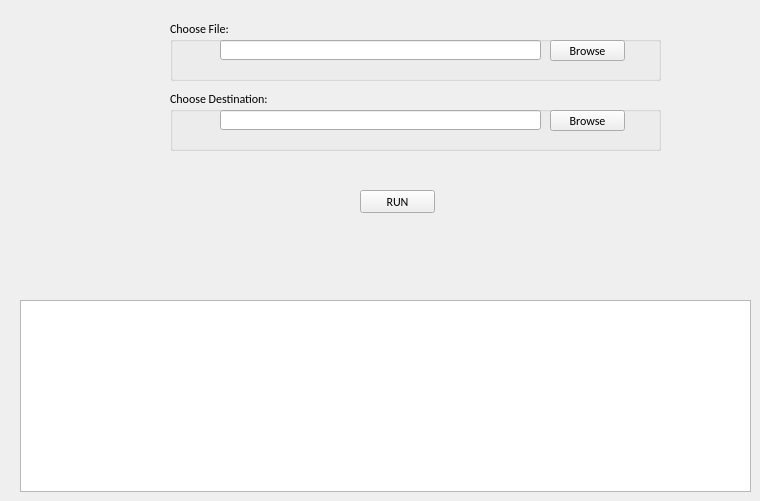
        <widget class="QWidget" name="tab_5">
         <attribute name="title">
          <string>mv</string>
         </attribute>
         <widget class="QPushButton" name="pushButton_load_file_mv">
          <property name="geometry">
           <rect>
            <x>550</x>
            <y>40</y>
            <width>75</width>
            <height>21</height>
           </rect>
          </property>
          <property name="font">
           <font>
            <family>Calibri</family>
            <pointsize>9</pointsize>
           </font>
          </property>
          <property name="text">
           <string>Browse</string>
          </property>
         </widget>
         <widget class="QLineEdit" name="lineEdit_choose_file_mv">
          <property name="geometry">
           <rect>
            <x>220</x>
            <y>40</y>
            <width>321</width>
            <height>20</height>
           </rect>
          </property>
         </widget>
         <widget class="QPushButton" name="pushButton_run_mv">
          <property name="geometry">
           <rect>
            <x>360</x>
            <y>190</y>
            <width>75</width>
            <height>23</height>
           </rect>
          </property>
          <property name="font">
           <font>
            <family>Calibri</family>
            <pointsize>9</pointsize>
           </font>
          </property>
          <property name="text">
           <string>RUN</string>
          </property>
         </widget>
         <widget class="QTextBrowser" name="textBrowser_terminal_mv">
          <property name="geometry">
           <rect>
            <x>20</x>
            <y>300</y>
            <width>731</width>
            <height>192</height>
           </rect>
          </property>
         </widget>
         <widget class="QGroupBox" name="groupBox_8">
          <property name="geometry">
           <rect>
            <x>170</x>
            <y>20</y>
            <width>491</width>
            <height>61</height>
           </rect>
          </property>
          <property name="font">
           <font>
            <family>Calibri</family>
            <pointsize>9</pointsize>
           </font>
          </property>
          <property name="title">
           <string>Choose File:</string>
          </property>
         </widget>
         <widget class="QGroupBox" name="groupBox_7">
          <property name="geometry">
           <rect>
            <x>170</x>
            <y>90</y>
            <width>491</width>
            <height>61</height>
           </rect>
          </property>
          <property name="font">
           <font>
            <family>Calibri</family>
            <pointsize>9</pointsize>
           </font>
          </property>
          <property name="title">
           <string>Choose Destination:</string>
          </property>
          <widget class="QLineEdit" name="lineEdit_choose_dest_mv">
           <property name="geometry">
            <rect>
             <x>50</x>
             <y>20</y>
             <width>321</width>
             <height>20</height>
            </rect>
           </property>
          </widget>
          <widget class="QPushButton" name="pushButton_load_dest_mv">
           <property name="geometry">
            <rect>
             <x>380</x>
             <y>20</y>
             <width>75</width>
             <height>21</height>
            </rect>
           </property>
           <property name="font">
            <font>
             <family>Calibri</family>
             <pointsize>9</pointsize>
            </font>
           </property>
           <property name="text">
            <string>Browse</string>
           </property>
          </widget>
         </widget>
         <zorder>pushButton_run_mv</zorder>
         <zorder>textBrowser_terminal_mv</zorder>
         <zorder>groupBox_8</zorder>
         <zorder>groupBox_7</zorder>
         <zorder>lineEdit_choose_file_mv</zorder>
         <zorder>pushButton_load_file_mv</zorder>
        </widget>
